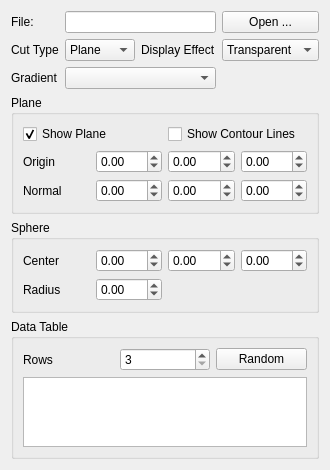
<?xml version="1.0" encoding="UTF-8"?>
<ui version="4.0">
 <class>CutConfig</class>
 <widget class="QWidget" name="CutConfig">
  <property name="geometry">
   <rect>
    <x>0</x>
    <y>0</y>
    <width>272</width>
    <height>458</height>
   </rect>
  </property>
  <property name="maximumSize">
   <size>
    <width>16777215</width>
    <height>16777215</height>
   </size>
  </property>
  <property name="windowTitle">
   <string>Form</string>
  </property>
  <layout class="QGridLayout" name="gridLayout_2">
   <item row="0" column="0">
    <layout class="QGridLayout" name="gridLayout">
     <item row="4" column="0" colspan="5">
      <widget class="QGroupBox" name="sphereGroupBox">
       <property name="title">
        <string>Sphere</string>
       </property>
       <layout class="QGridLayout" name="gridLayout_8">
        <item row="0" column="0">
         <layout class="QGridLayout" name="gridLayout_7">
          <item row="0" column="0">
           <widget class="QLabel" name="label_7">
            <property name="text">
             <string>Center</string>
            </property>
           </widget>
          </item>
          <item row="1" column="0">
           <widget class="QLabel" name="radiusLabel">
            <property name="text">
             <string>Radius</string>
            </property>
           </widget>
          </item>
          <item row="1" column="1">
           <widget class="QDoubleSpinBox" name="radiusSpinBox">
            <property name="minimum">
             <double>-99.000000000000000</double>
            </property>
            <property name="singleStep">
             <double>0.100000000000000</double>
            </property>
           </widget>
          </item>
          <item row="0" column="1">
           <widget class="QDoubleSpinBox" name="centerXSpinBox">
            <property name="minimum">
             <double>-99.000000000000000</double>
            </property>
            <property name="singleStep">
             <double>0.100000000000000</double>
            </property>
           </widget>
          </item>
          <item row="0" column="2">
           <widget class="QDoubleSpinBox" name="centerYSpinBox">
            <property name="minimum">
             <double>-99.000000000000000</double>
            </property>
            <property name="singleStep">
             <double>0.100000000000000</double>
            </property>
           </widget>
          </item>
          <item row="0" column="3">
           <widget class="QDoubleSpinBox" name="centerZSpinBox">
            <property name="minimum">
             <double>-99.000000000000000</double>
            </property>
            <property name="singleStep">
             <double>0.100000000000000</double>
            </property>
           </widget>
          </item>
         </layout>
        </item>
       </layout>
      </widget>
     </item>
     <item row="1" column="0">
      <widget class="QLabel" name="label_2">
       <property name="text">
        <string>Cut Type</string>
       </property>
      </widget>
     </item>
     <item row="1" column="4">
      <widget class="QComboBox" name="displayEffectCombo">
       <item>
        <property name="text">
         <string>Transparent</string>
        </property>
       </item>
       <item>
        <property name="text">
         <string>Points</string>
        </property>
       </item>
       <item>
        <property name="text">
         <string>Opaque</string>
        </property>
       </item>
       <item>
        <property name="text">
         <string>Wireframe</string>
        </property>
       </item>
      </widget>
     </item>
     <item row="0" column="0">
      <widget class="QLabel" name="label">
       <property name="text">
        <string>File:</string>
       </property>
      </widget>
     </item>
     <item row="1" column="3">
      <widget class="QLabel" name="label_5">
       <property name="text">
        <string>Display Effect</string>
       </property>
      </widget>
     </item>
     <item row="0" column="4">
      <widget class="QPushButton" name="openFileButton">
       <property name="text">
        <string>Open ...</string>
       </property>
      </widget>
     </item>
     <item row="6" column="0" colspan="5">
      <widget class="QGroupBox" name="groupBox">
       <property name="maximumSize">
        <size>
         <width>16777215</width>
         <height>16777215</height>
        </size>
       </property>
       <property name="title">
        <string>Data Table</string>
       </property>
       <layout class="QGridLayout" name="gridLayout_4">
        <item row="0" column="0">
         <layout class="QGridLayout" name="gridLayout_3">
          <item row="0" column="0">
           <widget class="QLabel" name="label_6">
            <property name="text">
             <string>Rows</string>
            </property>
           </widget>
          </item>
          <item row="0" column="1">
           <widget class="QSpinBox" name="rowsSpinBox">
            <property name="minimum">
             <number>3</number>
            </property>
            <property name="maximum">
             <number>10000</number>
            </property>
           </widget>
          </item>
          <item row="0" column="2">
           <widget class="QPushButton" name="randomButton">
            <property name="text">
             <string>Random</string>
            </property>
           </widget>
          </item>
          <item row="1" column="0" colspan="3">
           <widget class="QTableView" name="dataTable">
            <property name="alternatingRowColors">
             <bool>true</bool>
            </property>
           </widget>
          </item>
         </layout>
        </item>
       </layout>
      </widget>
     </item>
     <item row="3" column="0" colspan="5">
      <widget class="QGroupBox" name="planeGroupBox">
       <property name="title">
        <string>Plane</string>
       </property>
       <layout class="QGridLayout" name="gridLayout_6">
        <item row="0" column="0">
         <layout class="QGridLayout" name="gridLayout_5">
          <item row="1" column="0">
           <widget class="QLabel" name="label_3">
            <property name="text">
             <string>Origin</string>
            </property>
           </widget>
          </item>
          <item row="1" column="1">
           <widget class="QDoubleSpinBox" name="originXSpinBox">
            <property name="minimum">
             <double>-99.000000000000000</double>
            </property>
            <property name="singleStep">
             <double>0.100000000000000</double>
            </property>
           </widget>
          </item>
          <item row="1" column="2">
           <widget class="QDoubleSpinBox" name="originYSpinBox">
            <property name="minimum">
             <double>-99.000000000000000</double>
            </property>
            <property name="singleStep">
             <double>0.100000000000000</double>
            </property>
           </widget>
          </item>
          <item row="2" column="1">
           <widget class="QDoubleSpinBox" name="normalXSpinBox">
            <property name="minimum">
             <double>-99.000000000000000</double>
            </property>
            <property name="singleStep">
             <double>0.100000000000000</double>
            </property>
           </widget>
          </item>
          <item row="2" column="0">
           <widget class="QLabel" name="label_4">
            <property name="text">
             <string>Normal</string>
            </property>
           </widget>
          </item>
          <item row="1" column="3">
           <widget class="QDoubleSpinBox" name="originZSpinBox">
            <property name="minimum">
             <double>-99.000000000000000</double>
            </property>
            <property name="singleStep">
             <double>0.100000000000000</double>
            </property>
           </widget>
          </item>
          <item row="2" column="3">
           <widget class="QDoubleSpinBox" name="normalZSpinBox">
            <property name="minimum">
             <double>-99.000000000000000</double>
            </property>
            <property name="singleStep">
             <double>0.100000000000000</double>
            </property>
           </widget>
          </item>
          <item row="2" column="2">
           <widget class="QDoubleSpinBox" name="normalYSpinBox">
            <property name="minimum">
             <double>-99.000000000000000</double>
            </property>
            <property name="singleStep">
             <double>0.100000000000000</double>
            </property>
           </widget>
          </item>
          <item row="0" column="0" colspan="2">
           <widget class="QCheckBox" name="showPlaneCheckBox">
            <property name="text">
             <string>Show Plane</string>
            </property>
            <property name="checked">
             <bool>true</bool>
            </property>
           </widget>
          </item>
          <item row="0" column="2" colspan="2">
           <widget class="QCheckBox" name="showContourLinesCheckBox">
            <property name="text">
             <string>Show Contour Lines</string>
            </property>
           </widget>
          </item>
         </layout>
        </item>
       </layout>
      </widget>
     </item>
     <item row="2" column="0">
      <widget class="QLabel" name="label_8">
       <property name="text">
        <string>Gradient</string>
       </property>
      </widget>
     </item>
     <item row="2" column="1" colspan="3">
      <widget class="Widgets::GradientComboBox" name="gradientCombo"/>
     </item>
     <item row="0" column="1" colspan="3">
      <widget class="QLineEdit" name="fileEdit"/>
     </item>
     <item row="1" column="1" colspan="2">
      <widget class="QComboBox" name="cutTypeCombo">
       <item>
        <property name="text">
         <string>Plane</string>
        </property>
       </item>
       <item>
        <property name="text">
         <string>Sphere</string>
        </property>
       </item>
       <item>
        <property name="text">
         <string>Box</string>
        </property>
       </item>
      </widget>
     </item>
    </layout>
   </item>
  </layout>
 </widget>
 <customwidgets>
  <customwidget>
   <class>Widgets::GradientComboBox</class>
   <extends>QComboBox</extends>
   <header location="global">VtkUtils/gradientcombobox.h</header>
  </customwidget>
 </customwidgets>
 <resources/>
 <connections/>
</ui>
